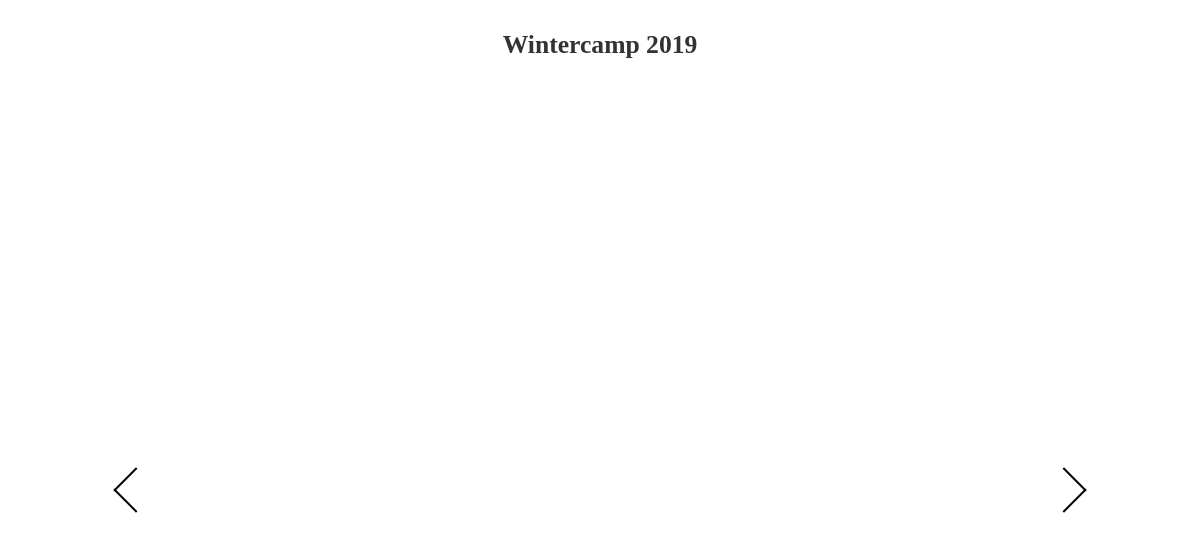
The page /php/slider3.php on the database as committed earlier.
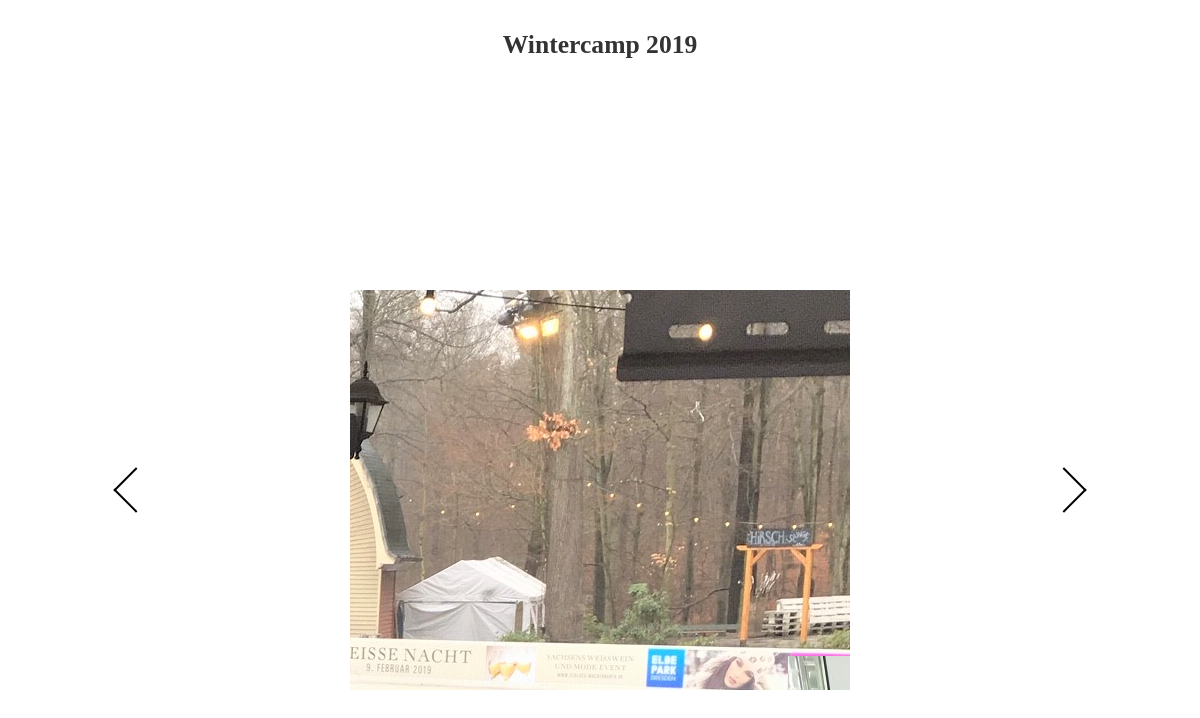
The same page on the database as committed later.
### tables this page shows
CREATE TABLE `galeriebild` (
  `gbId` int(11) NOT NULL,
  `nId` int(11) NOT NULL,
  `bilderlink` text NOT NULL,
  `zeit` timestamp NOT NULL DEFAULT CURRENT_TIMESTAMP,
  `aktivitaet` tinyint(1) NOT NULL,
  `gId` int(11) NOT NULL,
  `campId` int(11) NOT NULL
);

### php/slider3.php (the view, shortened to what this page needs)
<html lang="de">
<head>
	<link rel="stylesheet" href="slider3.css">
	<link rel="stylesheet" href="slider3.js">
</head>
<body>
<div class="title">
	<h1>Wintercamp 2019 </h1>
</div>
	<div class="container">
		<div class="slider-wrapper">
			<div class="inner-wrapper">
				<ul class="slides">
					<?php
	$benutzer='root';
	$adminpasswort='';
	$server='localhost';
	$datenbankname='wintercamp';
  $ok=mysqli_connect($server, $benutzer, $adminpasswort, $datenbankname);
	$sqli="SELECT bilderlink FROM galeriebild;";
    $r=mysqli_query($ok, $sqli);
	if (!empty($r))
	{
		while($erg2=mysqli_fetch_array($r, MYSQLI_NUM)) {
			echo "<li>";
			echo '<div class="slide"><img src="'.$erg2[0].'" ></div>';
			echo "</li>";
		}
	}
					?>
				</ul>
			</div>
		</div>
			<div class="button prev"></div>
			<div class="button next"></div>
	</div>
</body>
</html>

### php/slider3.css (style rules this page uses)
* { margin: 0; padding: 0; }
body { font-family: 'Montserrat'; color: #333; }
h1 { text-align: center; font-size: 1.6em; margin: 30px 0; }
.title { position: relative; }
.container { display: flex; justify-content: center; align-items: center; height: 100vh; }
.slider-wrapper { width: 500px; height: 400px; overflow: hidden; position: relative; }
.inner-wrapper { width: 500%; height: 100%; position: relative; left: -100%; }
.slide { width: calc(100% / 5); height: 100%; float: left; font-size: 100px; color: black; display: flex; justify-content: center; align-items: center; text-align: center; }
li { list-style-type: none; }
.button { width: 30px; height: 30px; border-top: 2px solid black; position:absolute; cursor: pointer; }
.prev { border-left: 2px solid black; left: 10%; transform: rotate(-45deg); }
.next { border-right: 2px solid black; right: 10%; transform: rotate(45deg); }

Rows that differ between the two databases and show on the page:
added galeriebild: bilderlink (picture)
added galeriebild: bilderlink (picture)
